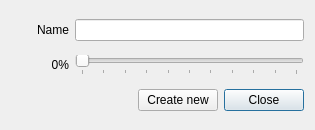
<?xml version="1.0" encoding="UTF-8"?>
<ui version="4.0">
 <class>FanProfileDialog</class>
 <widget class="QDialog" name="FanProfileDialog">
  <property name="geometry">
   <rect>
    <x>0</x>
    <y>0</y>
    <width>315</width>
    <height>130</height>
   </rect>
  </property>
  <property name="windowTitle">
   <string>GWEpp: New fan profile</string>
  </property>
  <layout class="QGridLayout" name="gridLayout">
   <item row="0" column="3" colspan="3">
    <widget class="QLineEdit" name="lineEdit_profile_name"/>
   </item>
   <item row="0" column="1">
    <widget class="QLabel" name="label_profile_name">
     <property name="text">
      <string>Name</string>
     </property>
     <property name="alignment">
      <set>Qt::AlignRight|Qt::AlignTrailing|Qt::AlignVCenter</set>
     </property>
    </widget>
   </item>
   <item row="1" column="3" colspan="3">
    <widget class="QSlider" name="horizontalSlider_fan_speed">
     <property name="maximum">
      <number>100</number>
     </property>
     <property name="orientation">
      <enum>Qt::Horizontal</enum>
     </property>
     <property name="tickPosition">
      <enum>QSlider::TicksBelow</enum>
     </property>
    </widget>
   </item>
   <item row="1" column="1">
    <widget class="QLabel" name="label_fan_speed_slider_indicator">
     <property name="text">
      <string>0%</string>
     </property>
     <property name="alignment">
      <set>Qt::AlignRight|Qt::AlignTrailing|Qt::AlignVCenter</set>
     </property>
    </widget>
   </item>
   <item row="3" column="5">
    <widget class="QPushButton" name="pushButton_close">
     <property name="text">
      <string>Close</string>
     </property>
    </widget>
   </item>
   <item row="3" column="4">
    <widget class="QPushButton" name="pushButton_create_new_profile">
     <property name="text">
      <string>Create new</string>
     </property>
    </widget>
   </item>
  </layout>
 </widget>
 <resources/>
 <connections/>
</ui>
